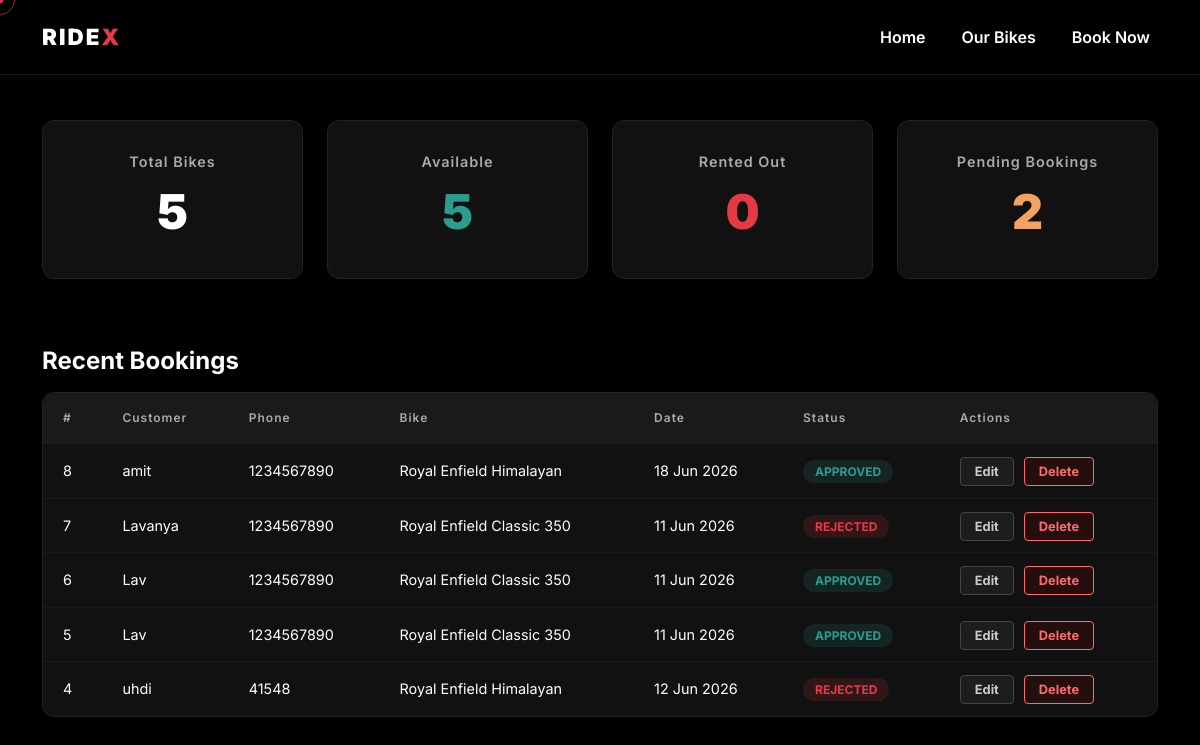
The app's page /admin/dashboard (signed in), older data.
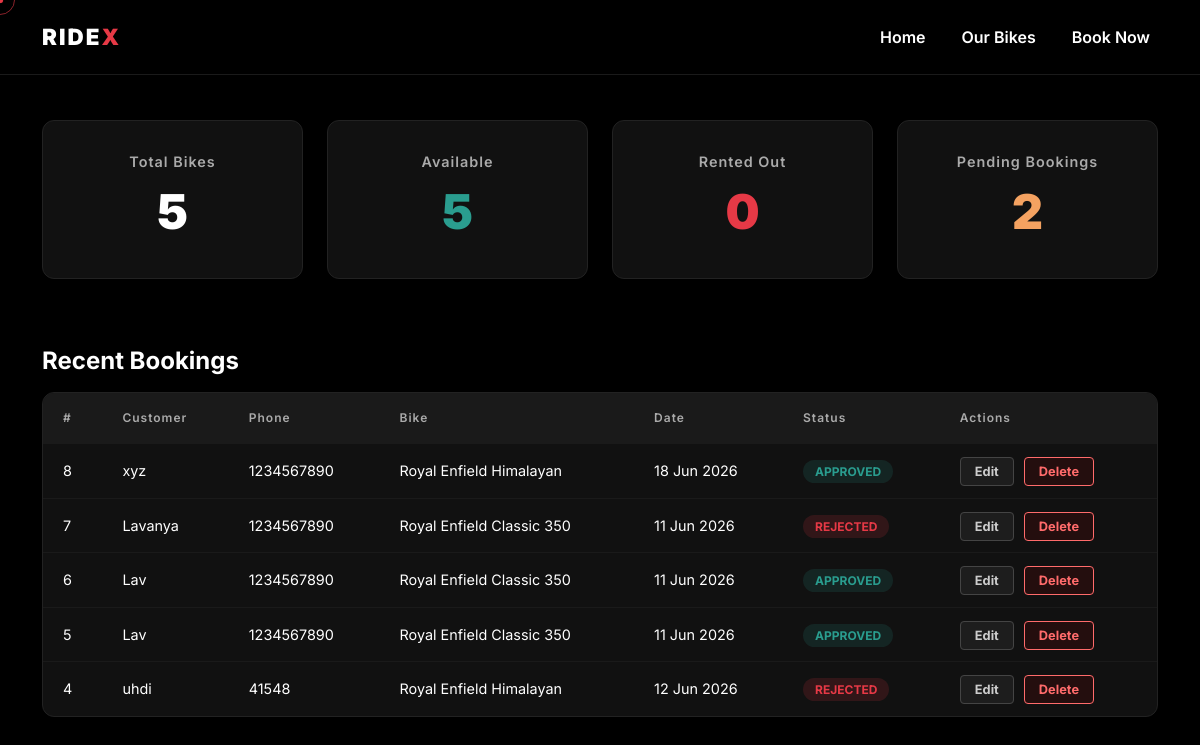
The same page, newer data.
### app.py (models this page shows)
class Booking(db.Model):
    id = db.Column(db.Integer, primary_key=True)
    bike_id = db.Column(db.Integer, db.ForeignKey('bike.id'), nullable=False)
    customer_name = db.Column(db.String(100), nullable=False)
    customer_phone = db.Column(db.String(15), nullable=False)
    booking_date = db.Column(db.DateTime, nullable=False)
    status = db.Column(db.String(20), default='pending')
    bike = db.relationship('Bike', backref='bookings')

class Bike(db.Model):
    id = db.Column(db.Integer, primary_key=True)
    name = db.Column(db.String(100), nullable=False)
    engine_cc = db.Column(db.Integer, nullable=False)
    price_per_day = db.Column(db.Float, nullable=False)
    is_available = db.Column(db.Boolean, default=True)
    image_file = db.Column(db.String(100), default='default_bike.jpg')

### app.py (the view)
@app.route('/admin/dashboard')
@login_required
def admin_dashboard():
    total_bikes = Bike.query.count()
    available_bikes = Bike.query.filter_by(is_available=True).count()
    rented_bikes = Bike.query.filter_by(is_available=False).count()
    pending_bookings = Booking.query.filter_by(status='pending').count()
    recent_bookings = Booking.query.order_by(Booking.id.desc()).limit(5).all()
    return render_template('admin/dashboard.html',
        total_bikes=total_bikes,
        available_bikes=available_bikes,
        rented_bikes=rented_bikes,
        pending_bookings=pending_bookings,
        recent_bookings=recent_bookings
    )

### app.py (called while the page is built)
def login_required(f):
    @wraps(f)
    def decorated_function(*args, **kwargs):
        if 'admin_logged_in' not in session:
            return redirect(url_for('admin_login'))
        return f(*args, **kwargs)
    return decorated_function

### templates/admin/dashboard.html (shortened to what this page needs)
{% extends 'base.html' %}
{% block content %}
<section class="admin-dashboard-section" style="padding-top: 120px;">
    <div class="container">
        <div class="row mb-5">
            <div class="col-md-3">
                <div class="stat-card">
                    <p class="stat-label">Total Bikes</p>
                    <h2 class="stat-number">{{ total_bikes }}</h2>
                </div>
            </div>
            <div class="col-md-3">
                <div class="stat-card">
                    <p class="stat-label">Available</p>
                    <h2 class="stat-number" style="color:#2a9d8f">{{ available_bikes }}</h2>
                </div>
            </div>
            <div class="col-md-3">
                <div class="stat-card">
                    <p class="stat-label">Rented Out</p>
                    <h2 class="stat-number" style="color:#e63946">{{ rented_bikes }}</h2>
                </div>
            </div>
            <div class="col-md-3">
                <div class="stat-card">
                    <p class="stat-label">Pending Bookings</p>
                    <h2 class="stat-number" style="color:#f4a261">{{ pending_bookings }}</h2>
                </div>
            </div>
        </div>
        <h4 class="mb-3" style="font-weight:700">Recent Bookings</h4>
        <div class="admin-table-wrapper">
            <table class="admin-table">
                <thead>
                    <tr>
                        <th>#</th>
                        <th>Customer</th>
                        <th>Phone</th>
                        <th>Bike</th>
                        <th>Date</th>
                        <th>Status</th>
                        <th>Actions</th>
                    </tr>
                </thead>
                <tbody>
                    {% for booking in recent_bookings %}
                    <tr>
                        <td>{{ booking.id }}</td>
                        <td>{{ booking.customer_name }}</td>
                        <td>{{ booking.customer_phone }}</td>
                        <td>{{ booking.bike.name }}</td>
                        <td>{{ booking.booking_date.strftime('%d %b %Y') }}</td>
                        <td>
                            <span class="status-badge {{ booking.status }}">
                                {{ booking.status.upper() }}
                            </span>
                        </td>
                        <td>
                            <a href="{{ url_for('edit_booking', booking_id=booking.id) }}" class="action-btn edit">Edit</a>
                            <a href="{{ url_for('delete_booking', booking_id=booking.id) }}" class="action-btn delete" onclick="return confirm('Delete this booking permanently?')">Delete</a>
                        </td>
                    </tr>
                    {% endfor %}
                </tbody>
            </table>
        </div>
    </div>
</section>
{% endblock %}

Row changes from the older to the newer data that the page shows:
changed Booking id 8: customer_name "amit" → "xyz"
